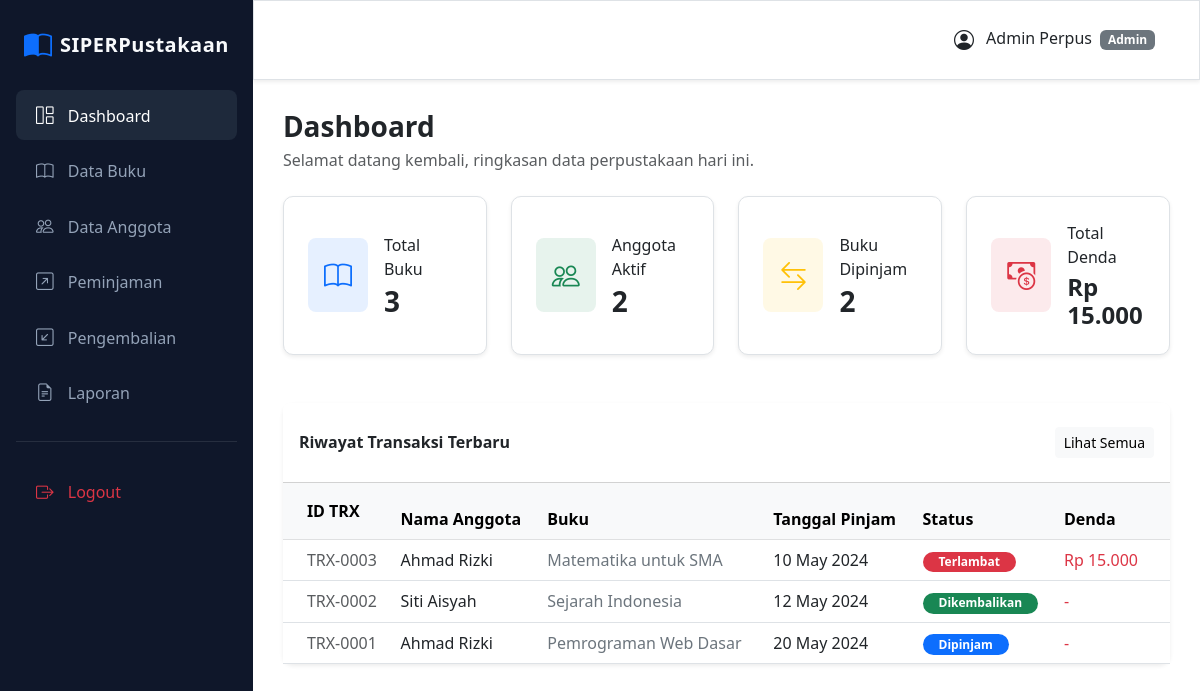
/dashboard.php (signed in), run on the app's committed database.
### tables this page shows
CREATE TABLE `peminjaman` (
  `id_peminjaman` int(11) NOT NULL AUTO_INCREMENT,
  `nis` varchar(20) NOT NULL,
  `kode_buku` varchar(20) NOT NULL,
  `tanggal_pinjam` date NOT NULL,
  `batas_kembali` date NOT NULL,
  `tanggal_kembali` date DEFAULT NULL,
  `status` enum('Dipinjam','Dikembalikan','Terlambat') DEFAULT 'Dipinjam',
  `denda` int(11) DEFAULT 0,
  PRIMARY KEY (`id_peminjaman`),
  KEY `nis` (`nis`),
  KEY `kode_buku` (`kode_buku`),
  CONSTRAINT `peminjaman_ibfk_1` FOREIGN KEY (`nis`) REFERENCES `anggota` (`nis`),
  CONSTRAINT `peminjaman_ibfk_2` FOREIGN KEY (`kode_buku`) REFERENCES `buku` (`kode_buku`)
);

CREATE TABLE `anggota` (
  `nis` varchar(20) NOT NULL,
  `nama` varchar(100) NOT NULL,
  `jenis_kelamin` enum('L','P') NOT NULL,
  `kelas` varchar(20) NOT NULL,
  `id_user` int(11) DEFAULT NULL,
  PRIMARY KEY (`nis`),
  KEY `id_user` (`id_user`),
  CONSTRAINT `anggota_ibfk_1` FOREIGN KEY (`id_user`) REFERENCES `users` (`id_user`) ON DELETE SET NULL
);

CREATE TABLE `buku` (
  `kode_buku` varchar(20) NOT NULL,
  `judul` varchar(200) NOT NULL,
  `pengarang` varchar(100) NOT NULL,
  `penerbit` varchar(100) NOT NULL,
  `tahun_terbit` year(4) NOT NULL,
  `kategori` varchar(50) NOT NULL,
  `stok` int(11) NOT NULL,
  PRIMARY KEY (`kode_buku`)
);

### dashboard.php (the view, shortened to what this page needs)
<?php
include 'header.php';
mysqli_query($conn, "UPDATE peminjaman SET status='Terlambat', denda = DATEDIFF(CURDATE(), batas_kembali) * 500 WHERE status='Dipinjam' AND CURDATE() > batas_kembali");
mysqli_query($conn, "UPDATE peminjaman SET denda = DATEDIFF(CURDATE(), batas_kembali) * 500 WHERE status='Terlambat' AND tanggal_kembali IS NULL");
$total_buku = mysqli_fetch_assoc(mysqli_query($conn, "SELECT COUNT(*) as total FROM buku"))['total'];
$total_anggota = mysqli_fetch_assoc(mysqli_query($conn, "SELECT COUNT(*) as total FROM anggota"))['total'];
$buku_dipinjam = mysqli_fetch_assoc(mysqli_query($conn, "SELECT COUNT(*) as total FROM peminjaman WHERE status='Dipinjam' OR status='Terlambat'"))['total'];
$total_denda = mysqli_fetch_assoc(mysqli_query($conn, "SELECT SUM(denda) as total FROM peminjaman WHERE status='Terlambat' OR status='Dikembalikan'"))['total'];
?>
<div class="d-flex justify-content-between align-items-end mb-4">
    <div>
        <h3 class="fw-bold mb-1">Dashboard</h3>
        <p class="text-muted mb-0">Selamat datang kembali, ringkasan data perpustakaan hari ini.</p>
    </div>
</div>
<div class="row g-4 mb-5">
    <div class="col-md-3">
        <div class="card bg-white border border-slate-200 shadow-sm rounded-xl h-100">
            <div class="card-body p-4 d-flex align-items-center">
                <div class="bg-primary bg-opacity-10 p-3 rounded-3 me-3 text-primary">
                    <i class="bi bi-book fs-3"></i>
                </div>
                <div>
                    <p class="text-slate-500 text-xs font-medium uppercase tracking-tight mb-1">Total Buku</p>
                    <h3 class="mb-0 fw-bold"><?= $total_buku ?></h3>
                </div>
            </div>
        </div>
    </div>
    <div class="col-md-3">
        <div class="card bg-white border border-slate-200 shadow-sm rounded-xl h-100">
            <div class="card-body p-4 d-flex align-items-center">
                <div class="bg-success bg-opacity-10 p-3 rounded-3 me-3 text-success">
                    <i class="bi bi-people fs-3"></i>
                </div>
                <div>
                    <p class="text-slate-500 text-xs font-medium uppercase tracking-tight mb-1">Anggota Aktif</p>
                    <h3 class="mb-0 fw-bold"><?= $total_anggota ?></h3>
                </div>
            </div>
        </div>
    </div>
    <div class="col-md-3">
        <div class="card bg-white border border-slate-200 shadow-sm rounded-xl h-100">
            <div class="card-body p-4 d-flex align-items-center">
                <div class="bg-warning bg-opacity-10 p-3 rounded-3 me-3 text-warning">
                    <i class="bi bi-arrow-left-right fs-3"></i>
                </div>
                <div>
                    <p class="text-slate-500 text-xs font-medium uppercase tracking-tight mb-1">Buku Dipinjam</p>
                    <h3 class="mb-0 fw-bold"><?= $buku_dipinjam ?></h3>
                </div>
            </div>
        </div>
    </div>
    <div class="col-md-3">
        <div class="card bg-white border border-slate-200 shadow-sm rounded-xl h-100">
            <div class="card-body p-4 d-flex align-items-center">
                <div class="bg-danger bg-opacity-10 p-3 rounded-3 me-3 text-danger">
                    <i class="bi bi-cash-coin fs-3"></i>
                </div>
                <div>
                    <p class="text-slate-500 text-xs font-medium uppercase tracking-tight mb-1">Total Denda</p>
                    <h4 class="mb-0 fw-bold">Rp <?= number_format($total_denda ?: 0, 0, ',', '.') ?></h4>
                </div>
            </div>
        </div>
    </div>
</div>
<div class="card border-0 shadow-sm">
    <div class="card-header bg-white px-6 py-4 border-b border-slate-200">
        <div class="d-flex justify-content-between align-items-center">
            <h6 class="mb-0 fw-bold">Riwayat Transaksi Terbaru</h6>
            <?php if($role == 'admin' || $role == 'kepala'): ?>
                <a href="laporan.php" class="btn btn-sm btn-light">Lihat Semua</a>
            <?php endif; ?>
        </div>
    </div>
    <div class="card-body p-0">
        <div class="table-responsive">
            <table class="table table-hover align-middle mb-0">
                <thead class="table-light">
                    <tr>
                        <th class="ps-4 py-3">ID TRX</th>
                        <th>Nama Anggota</th>
                        <th>Buku</th>
                        <th>Tanggal Pinjam</th>
                        <th>Status</th>
                        <th class="pe-4">Denda</th>
                    </tr>
                </thead>
                <tbody class="border-top-0">
                    <?php
                    $q = mysqli_query($conn, "SELECT p.*, a.nama, b.judul FROM peminjaman p JOIN anggota a ON p.nis=a.nis JOIN buku b ON p.kode_buku=b.kode_buku ORDER BY p.id_peminjaman DESC LIMIT 5");
                    while($r = mysqli_fetch_assoc($q)):
                        $badge = $r['status'] == 'Dipinjam' ? 'bg-primary' : ($r['status'] == 'Dikembalikan' ? 'bg-success' : 'bg-danger');
                    ?>
                    <tr>
                        <td class="ps-4"><span class="text-muted fw-medium">TRX-<?= sprintf('%04d', $r['id_peminjaman']) ?></span></td>
                        <td class="fw-medium"><?= htmlspecialchars($r['nama']) ?></td>
                        <td class="text-secondary"><?= htmlspecialchars($r['judul']) ?></td>
                        <td><?= date('d M Y', strtotime($r['tanggal_pinjam'])) ?></td>
                        <td><span class="badge <?= $badge ?> rounded-pill px-3"><?= $r['status'] ?></span></td>
                        <td class="pe-4 text-danger fw-medium"><?= $r['denda'] > 0 ? 'Rp '.number_format($r['denda'], 0, ',', '.') : '-' ?></td>
                    </tr>
                    <?php endwhile; ?>
                </tbody>
            </table>
        </div>
    </div>
</div>
<?php include 'footer.php'; ?>

### header.php (shortened to what this page needs)
<?php
$role = $_SESSION['role'];
?>
<!DOCTYPE html>
<html lang="id">
<head>
    <link href="https://cdn.jsdelivr.net/npm/bootstrap@5.3.0/dist/css/bootstrap.min.css" rel="stylesheet">
    <link rel="stylesheet" href="https://cdn.jsdelivr.net/npm/bootstrap-icons@1.11.1/font/bootstrap-icons.css">
</head>
<body>
    <div class="d-flex">
        <div class="sidebar p-3 d-print-none" style="width: 260px;">
            <div class="d-flex align-items-center mb-4 px-2 mt-2">
                <i class="bi bi-book-half fs-3 text-primary me-2"></i>
                <h5 class="mb-0">SIPERPustakaan</h5>
            </div>
            <?php if($role == 'admin' || $role == 'kepala'): ?>
                <a href="dashboard.php" class="<?= basename($_SERVER['PHP_SELF']) == 'dashboard.php' ? 'active' : '' ?>"><i class="bi bi-grid-1x2"></i> Dashboard</a>
            <?php endif; ?>
            <?php if($role == 'admin'): ?>
                <a href="buku.php" class="<?= basename($_SERVER['PHP_SELF']) == 'buku.php' ? 'active' : '' ?>"><i class="bi bi-book"></i> Data Buku</a>
                <a href="anggota.php" class="<?= basename($_SERVER['PHP_SELF']) == 'anggota.php' ? 'active' : '' ?>"><i class="bi bi-people"></i> Data Anggota</a>
                <a href="peminjaman.php" class="<?= basename($_SERVER['PHP_SELF']) == 'peminjaman.php' ? 'active' : '' ?>"><i class="bi bi-arrow-up-right-square"></i> Peminjaman</a>
                <a href="pengembalian.php" class="<?= basename($_SERVER['PHP_SELF']) == 'pengembalian.php' ? 'active' : '' ?>"><i class="bi bi-arrow-down-left-square"></i> Pengembalian</a>
            <?php endif; ?>
            <?php if($role == 'admin' || $role == 'kepala'): ?>
                <a href="laporan.php" class="<?= basename($_SERVER['PHP_SELF']) == 'laporan.php' ? 'active' : '' ?>"><i class="bi bi-file-earmark-text"></i> Laporan</a>
            <?php endif; ?>
            <hr class="border-secondary my-4">
            <a href="logout.php" class="text-danger"><i class="bi bi-box-arrow-right"></i> Logout</a>
        </div>
        <div class="flex-grow-1 bg-[#f8fafc]" style="min-width: 0;">
            <nav class="navbar navbar-expand-lg navbar-light bg-white border border-slate-200 shadow-sm rounded-xl px-4 py-3 d-print-none">
                <div class="container-fluid">
                    <div class="collapse navbar-collapse" id="navbarNav">
                        <ul class="navbar-nav ms-auto align-items-center">
                            <li class="nav-item">
                                <span class="nav-link text-dark">
                                    <i class="bi bi-person-circle fs-5 me-2 align-middle"></i>
                                    <span class="fw-medium"><?= htmlspecialchars($_SESSION['nama']) ?></span>
                                    <span class="badge bg-secondary ms-1"><?= ucfirst($role) ?></span>
                                </span>
                            </li>
                        </ul>
                    </div>
                </div>
            </nav>
            <div class="content">

### footer.php (shortened to what this page needs)
            </div>
        </div>
    </div>
</body>
</html>

### header.php (style rules this page uses)
.sidebar { min-height: 100vh; background: #0f172a; color: white; }
.sidebar h5 { color: #f8fafc; font-weight: 700; letter-spacing: 0.5px; }
.sidebar a { color: #94a3b8; text-decoration: none; padding: 12px 20px; display: block; border-radius: 8px; margin-bottom: 5px; font-weight: 500; transition: all 0.2s; }
.sidebar a:hover, .sidebar a.active { background: #1e293b; color: #fff; }
.sidebar a i { margin-right: 10px; font-size: 1.1rem; }
.content { padding: 30px; }
.card { border-radius: 10px; border: none; box-shadow: 0 1px 3px rgba(0,0,0,0.1); }
.navbar { box-shadow: 0 1px 2px rgba(0,0,0,0.05); }

### data on the page
peminjaman: id_peminjaman "0003", nis.nama "Ahmad Rizki", kode_buku.judul "Matematika untuk SMA", tanggal_pinjam "10 May 2024", status "Terlambat", denda "15.000"
peminjaman: id_peminjaman "0002", nis.nama "Siti Aisyah", kode_buku.judul "Sejarah Indonesia", tanggal_pinjam "12 May 2024", status "Dikembalikan"
peminjaman: id_peminjaman "0001", nis.nama "Ahmad Rizki", kode_buku.judul "Pemrograman Web Dasar", tanggal_pinjam "20 May 2024", status "Dipinjam"

### other printed values
$_SESSION['nama'] "Admin Perpus"
$role "Admin"
$total_buku "3"
$total_anggota "2"
$buku_dipinjam "2"
$total_denda ?: 0 "15.000"
